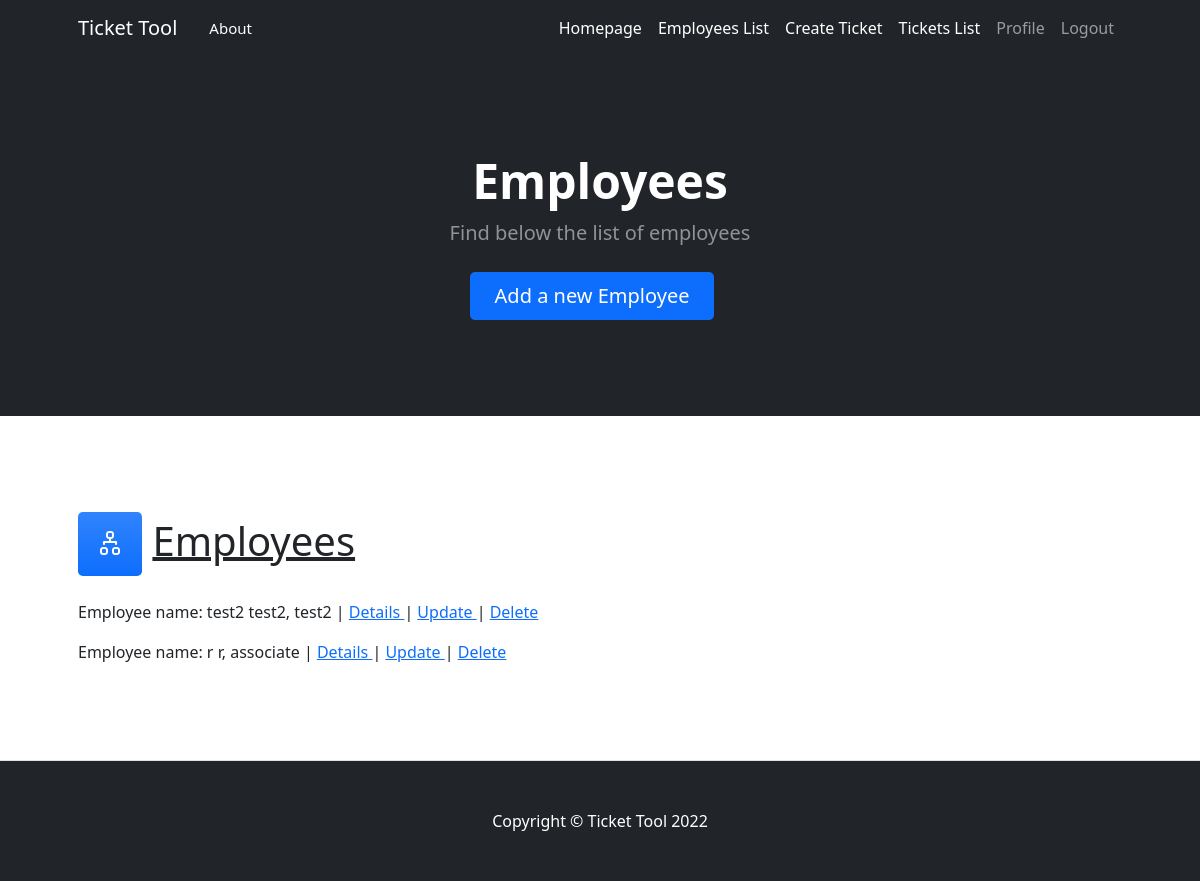
Screenshot of /AppEmployees/employees/list (signed in) with the database file from the repository.
### AppEmployees/models.py (models this page shows, shortened)
class Employee(models.Model):
    name=models.CharField(max_length=50)
    lastname=models.CharField(max_length=50)
    job_title=models.CharField(max_length=50)
    email=models.EmailField() #agregar leyenda de que el dominio es de la empresa
    workid=models.IntegerField() #agregar leyenda de que son 6 dígitos
    is_staff=0

### AppEmployees/views.py (the view)
# urls.py: path("employees/list",employees, name ='employee_list'),
@login_required
def employees(request):
    employess=Employee.objects.all()
    context={"employees":employess}
    return render(request, "appEmployees/Employees_list.html", context)

### AppEmployees/templates/AppEmployees/employees_list.html (shortened to what this page needs)
{% extends 'AppEmployees/Employees.html' %}
{% block header %}
<h1 class="display-5 fw-bolder text-white mb-2">Employees</h1>
<p class="lead text-white-50 mb-4">Find below the list of employees</p>
<div class="d-grid gap-3 d-sm-flex justify-content-sm-center">
    <a class="btn btn-primary btn-lg px-4 me-sm-3" href="{% url 'employee_create' %}">Add a new Employee</a>
{% endblock header %}
{% block content %}
<section class="py-5 border-bottom" id="features">
    <div class="container px-5 my-5">
    <h1><div class="feature bg-primary bg-gradient text-white rounded-3 mb-3"><i class="bi-diagram-2"></i></div>  <u>Employees</u></h1>
    {% for employee in employees %}
    <p> Employee name: {{employee.name}} {{employee.lastname}}, {{employee.job_title}} |
    <a href="{% url 'employee_details' employee.pk %}"> Details </a>  |
    <a href="{% url 'employee_update' employee.pk %}"> Update </a>  |
    <a href="{% url 'employee_delete' employee.pk %}">Delete </a>
        {% endfor %}
    </div>
</section>
{% endblock content %}

### rows the page displays
Employee: name "test2", lastname "test2", job_title "test2"
Employee: name "r", lastname "r", job_title "associate"
